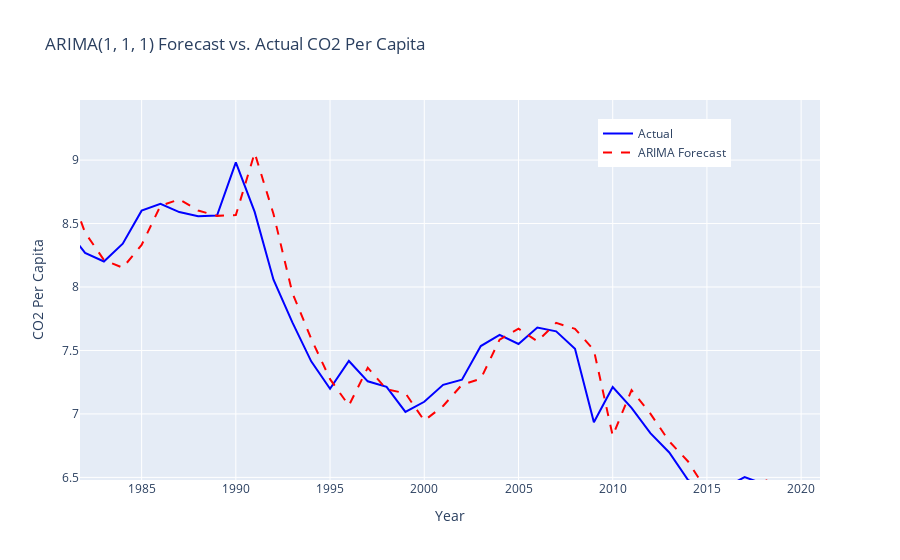

Notebook code for this chart:
### Code cell
import plotly.graph_objs as go
# Set the index of the DataFrame to the 'Year' column
df.set_index('year', inplace=True)


# Create traces for actual and ARIMA forecast values
trace_actual = go.Scatter(x=df.index[2:], y=df['co2_per_capita'].iloc[2:], mode='lines', name='Actual', line=dict(color='blue'))
trace_arima = go.Scatter(x=df.index[2:], y=df['ARIMA'].iloc[2:], mode='lines', name='ARIMA Forecast', line=dict(color='red', dash='dash'))

# Create layout
layout = go.Layout(title='ARIMA(1, 1, 1) Forecast vs. Actual CO2 Per Capita',
                   xaxis=dict(title='Year'),
                   yaxis=dict(title='CO2 Per Capita'),
                   legend=dict(x=0.7, y=0.95))

# Combine traces and layout
fig = go.Figure(data=[trace_actual, trace_arima], layout=layout)

# Show plot
fig.show()
